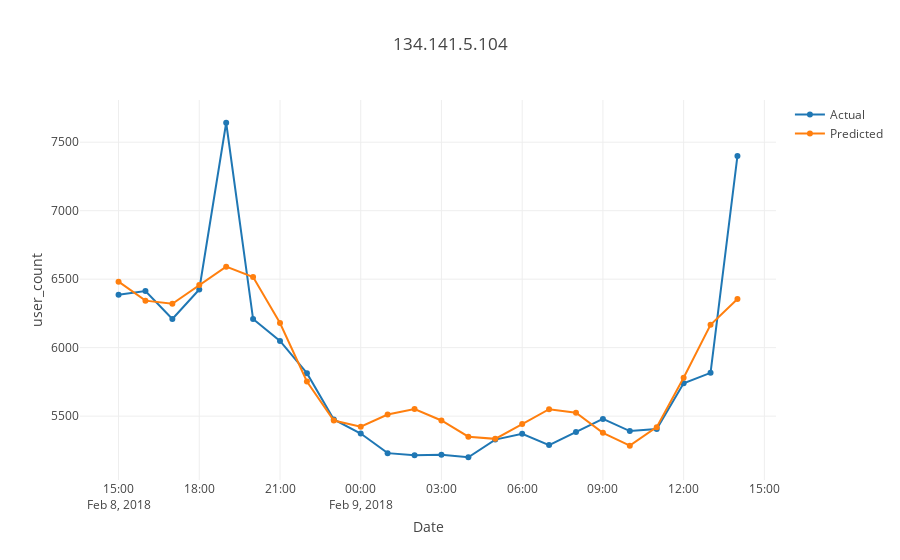

The notebook cell this image was saved under:
### Code cell
tt = prophet_df[prophet_df.source=='134.141.5.104']
plot_test1(tt.ds,tt.y,tt.yhat,'134.141.5.104')
